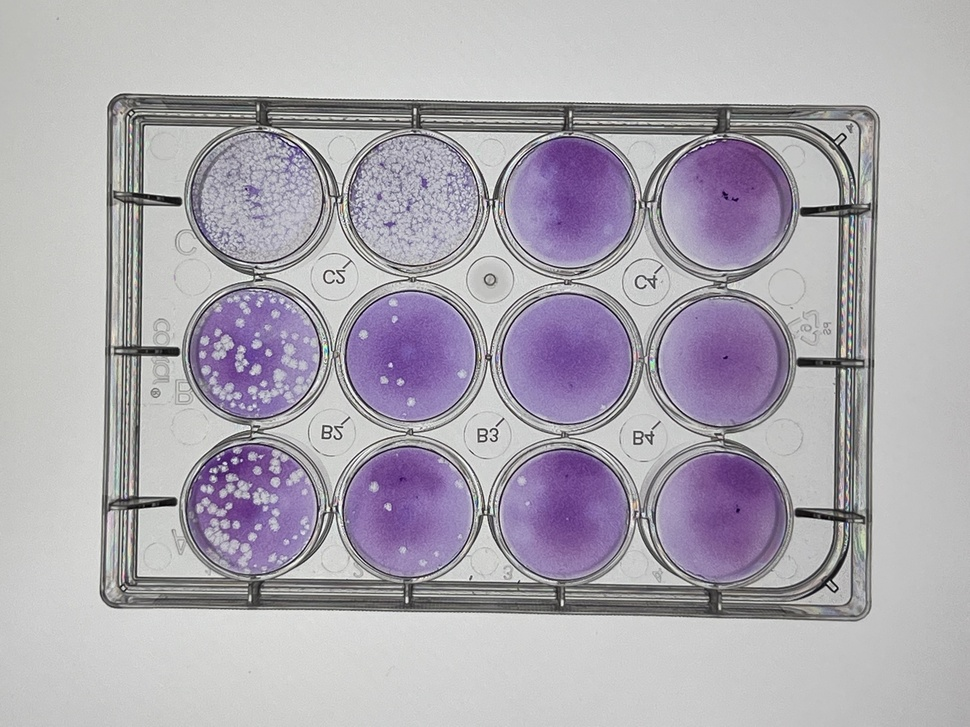
%> input picture MATLAB-Scripts-main/MATLAB-Scripts-main/MATLAB-Scripts-main/current_code/PA1.jpg, 970 x 727 px, shrunk from 4032 x 3024 before the run
$ octave --eval "result = crop_function(imread('PA1.jpg'));"   (GNU Octave 9; MATLAB toolbox functions it lacks are replaced by stand-ins)
%> lines starting %> are read from the running program, lines starting %| are printed output that depends on the picture; in (x1, y1, x2, y2) boxes, pixels count from 0 and x2, y2 are one past the last pixel; in counts of white or black regions, pixels touching at a corner belong together; the program's own positions count from 1
### MATLAB-Scripts-main/MATLAB-Scripts-main/MATLAB-Scripts-main/current_code/singleWellDetection.m
%
%

function [finalCount] = singleWellDetection(inputImage)
% [6 lines of commented-out code are left out]
gray_image = rgb2gray(inputImage);
se = strel('disk', 18)
background = imopen(gray_image,se);
imshow(background)
Image_plaque = gray_image - background;
imshow(Image_plaque)
Image_contrast = imadjust(Image_plaque);
imshow(Image_contrast)
bw = imbinarize(Image_contrast,0.6);
bw = bwareaopen(bw,50);
imshow(bw)


[B,L] = bwboundaries(bw,'nohole')

imshow(label2rgb(L, @jet, [.5 .5 .5]))
hold on
for k = 1:length(B)
   boundary = B{k};
   plot(boundary(:,2), boundary(:,1), 'w', 'LineWidth', 2)
end
hold on
y = size(B);
title("Number of plaques detected: " + y(1));
finalCount = y(1);

end

### MATLAB-Scripts-main/MATLAB-Scripts-main/MATLAB-Scripts-main/current_code/crop_function.m
function [outputImage] = crop_function(inputImage)
offset = 1; % mm
wellSize = 15.6; %diameter in mm
scale = 1-offset/(15.6/2);
% figure(1)
originalImage = inputImage;
% imshow(originalImage);
[rows, columns, numberOfColorChannels] = size(originalImage);
%center = [rows/2; columns/2];
%radius = [rows/2];
normalRadius = [rows/2];
center = [rows/2; columns/2];
radius = [rows/2*scale];

% coordinates of a circle
angles = linspace(0, 2*pi, 10000);
x = cos(angles) * radius + center(1);
y = sin(angles) * radius + center(2);

mask = poly2mask(x,y,rows,columns);

% Mask the image with the circle.
if numberOfColorChannels == 1
	maskedImage = originalImage; % Initialize with the entire image.
	maskedImage(~circleImage) = 0; % Zero image outside the circle mask.
else
	% Mask the image.
	maskedImage = bsxfun(@times, originalImage, cast(mask, class(originalImage)));
end
% Crop the image to the bounding box.
% figure(2)
props = regionprops(mask, 'BoundingBox');
maskedImage = imcrop(maskedImage, props.BoundingBox);
% imshow(maskedImage, []);
% figure(3)
outputImage = singleWellDetection(maskedImage)

% scaling
totalNumOfCurcles = outputImage * normalRadius^2 / radius^2
end
%> in crop_function, originalImage is the input picture: size 727x970x3 uint8; mean R, G, B 173.2, 168.6, 177.6
%> in crop_function, `maskedImage = bsxfun(@times, originalImage, cast(mask, class(originalI..`:
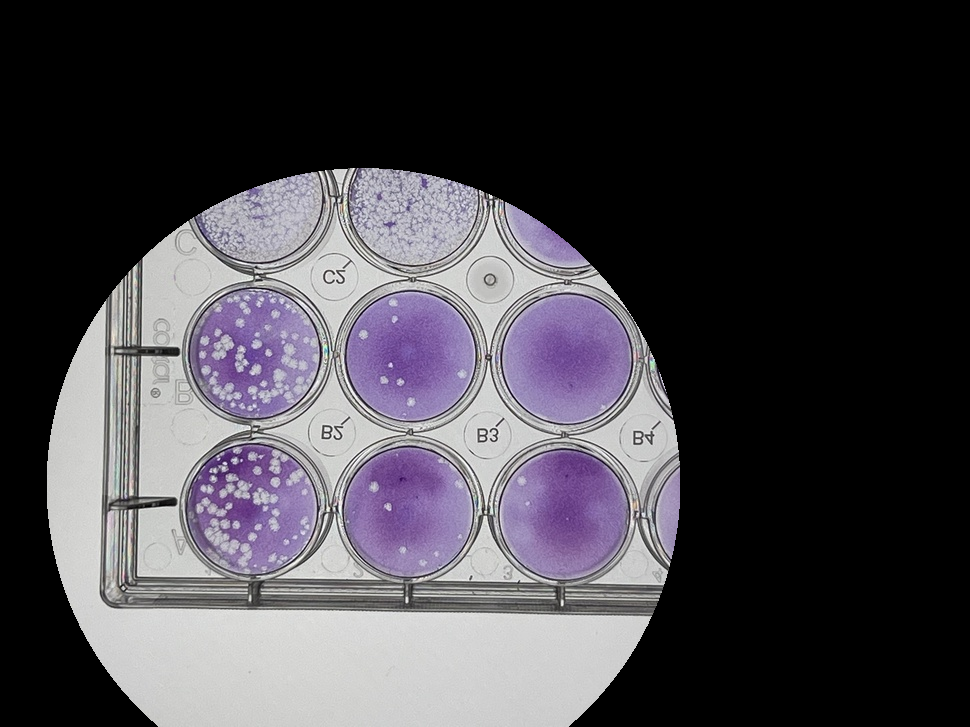
%> maskedImage: size 727x970x3 uint8; mean R, G, B 70.4, 67.7, 73.7
%> in singleWellDetection, `gray_image = rgb2gray(inputImage);`:
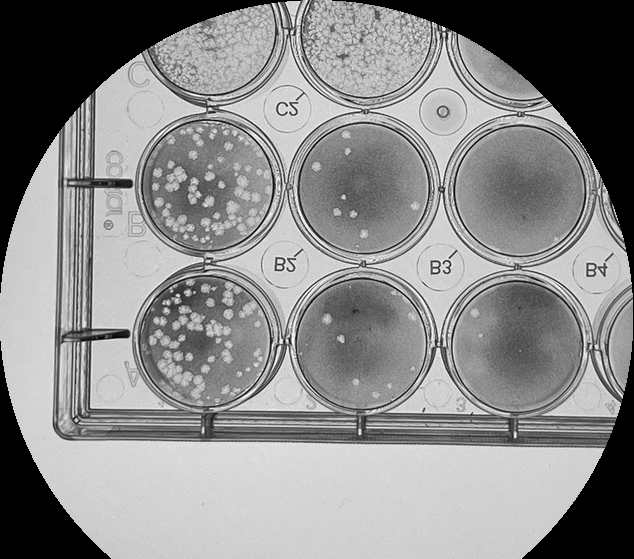
%> gray_image: size 559x634 uint8; min 0, max 255, mean 137.7
%> in singleWellDetection, `background = imopen(gray_image,se);`:
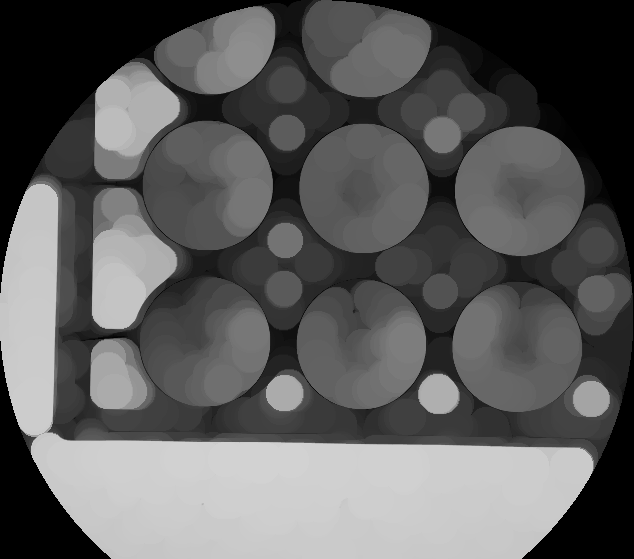
%> background: size 559x634 uint8; min 0, max 210, mean 92.8
%> in singleWellDetection, `bw = imbinarize(Image_contrast,0.6);`:
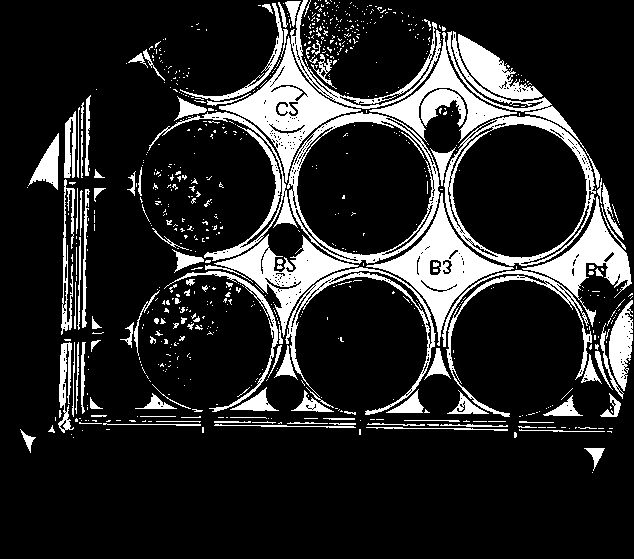
%> bw: size 559x634 logical; 16% white; 776 white regions (649 under 20 px), largest, box (x1, y1, x2, y2) and area: (219, 0, 441, 183) 6768, (366, 193, 514, 346) 5182, (214, 234, 359, 337) 3740
%> in singleWellDetection, `[B,L] = bwboundaries(bw,'nohole')`:
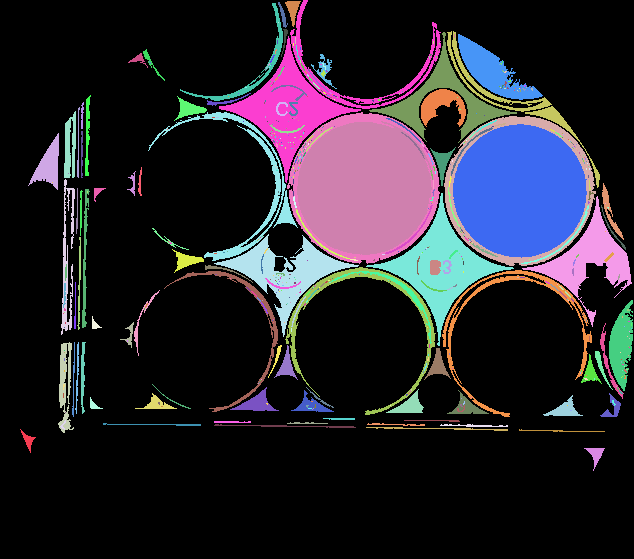
%> L: size 559x634 double; 635 distinct labels, from 0 to 634; one colour per label, 0 black
%> in singleWellDetection, `[B,L] = bwboundaries(bw,'nohole')`: B = 634 boundaries; largest, box (x1, y1, x2, y2) and points: (219, 0, 441, 183) 1224, (442, 270, 592, 417) 1064, (148, 112, 298, 261) 971, (285, 267, 436, 415) 752, (447, 31, 600, 188) 748
%> in singleWellDetection, `imshow(label2rgb(L, @jet, [.5 .5 .5]))`:
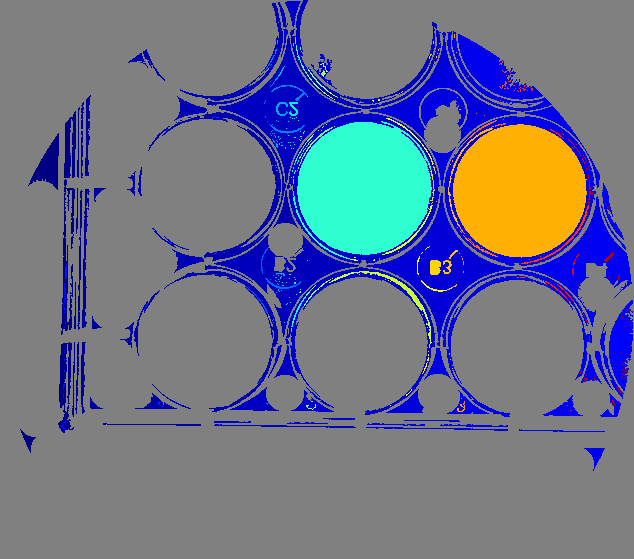
%> displayed picture: size 559x634x3, on the screen's scale of 0 to 255; mean R, G, B 110.9, 116.3, 137.4
%> in singleWellDetection, `y = size(B);`: y = [634 1]
%> in singleWellDetection, `finalCount = y(1);`: finalCount = 634
%> in crop_function, `totalNumOfCurcles = outputImage * normalRadius^2 / radius^2`: totalNumOfCurcles = 834.2
%> `result = crop_function(imread('PA1.jpg'));`:
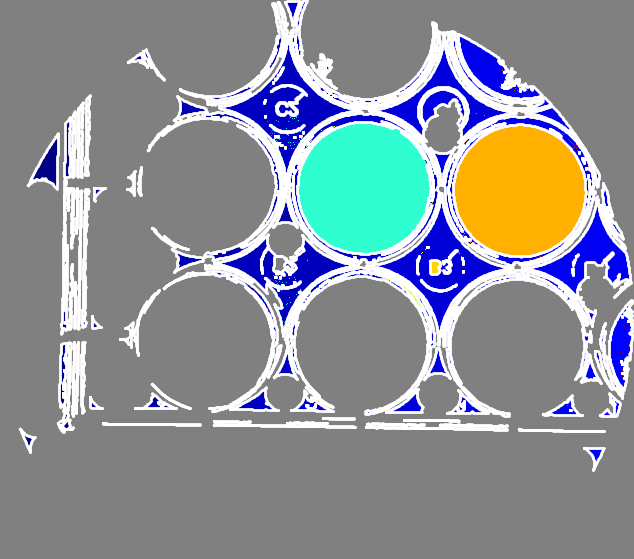
%> figure redrawn from the program's plot data; its title reads 'Number of plaques detected: 634'
%> `result = crop_function(imread('PA1.jpg'));`: result = 634

$ run again, on MATLAB-Scripts-main/MATLAB-Scripts-main/MATLAB-Scripts-main/current_code/circle.png
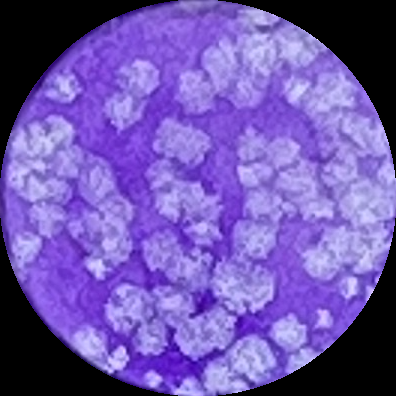
%> input picture MATLAB-Scripts-main/MATLAB-Scripts-main/MATLAB-Scripts-main/current_code/circle.png, 396 x 396 px
%> in crop_function, originalImage is the input picture: size 396x396x3 uint8; mean R, G, B 110.1, 86.2, 172.2
%> in singleWellDetection, `[B,L] = bwboundaries(bw,'nohole')`:
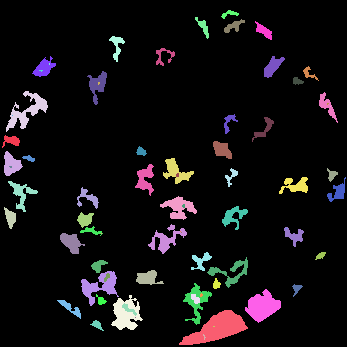
%> L: size 347x347 double; 73 distinct labels, from 0 to 72; one colour per label, 0 black
%> B = 72 boundaries; largest, box (x1, y1, x2, y2) and points: (6, 91, 48, 132) 200, (148, 224, 187, 254) 160, (207, 257, 248, 288) 157, (81, 271, 119, 306) 151, (179, 310, 248, 345) 150
%> the loop in singleWellDetection, `for k = 1:length(B)` made 72 passes
%> boundary on passes 52, 53, 55, 56, 57, 60: [167 10; 167 11; 167 12; 168 12; 168 11; 167 10], [116 13; 116 13], [64 50; 65 50; 64 50], [83 99; 83 100; 84 100; 85 99; 84 99; 83 99], [234 102; 234 102], [318 136; 318 136]
%> y = [72 1]
%> finalCount = 72
%> totalNumOfCurcles = 94.73
%> `result = crop_function(imread('PA1.jpg'));`:
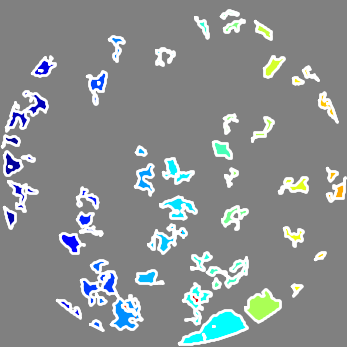
%> figure redrawn from the program's plot data; its title reads 'Number of plaques detected: 72'
%> result = 72
